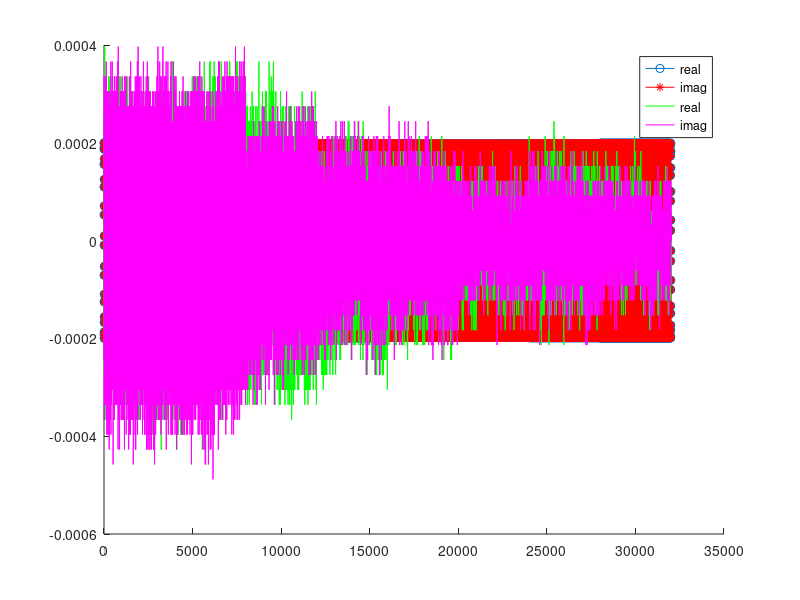
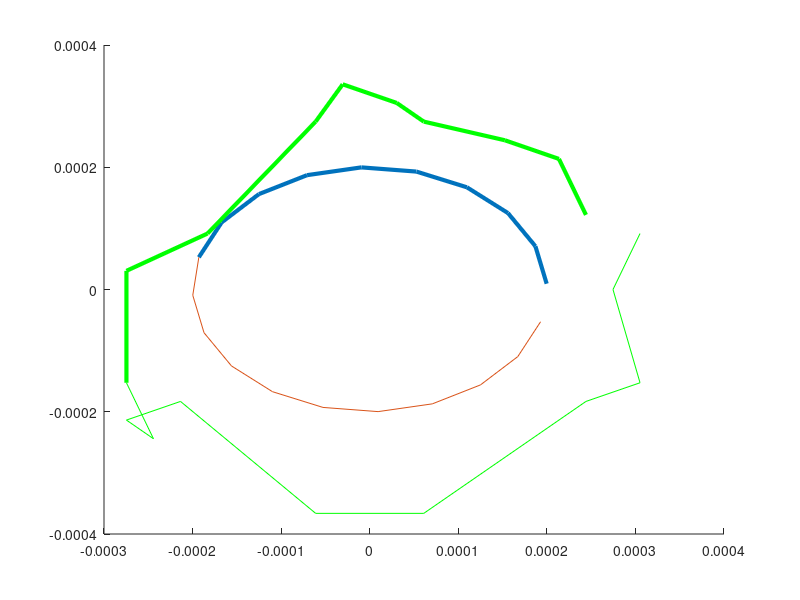
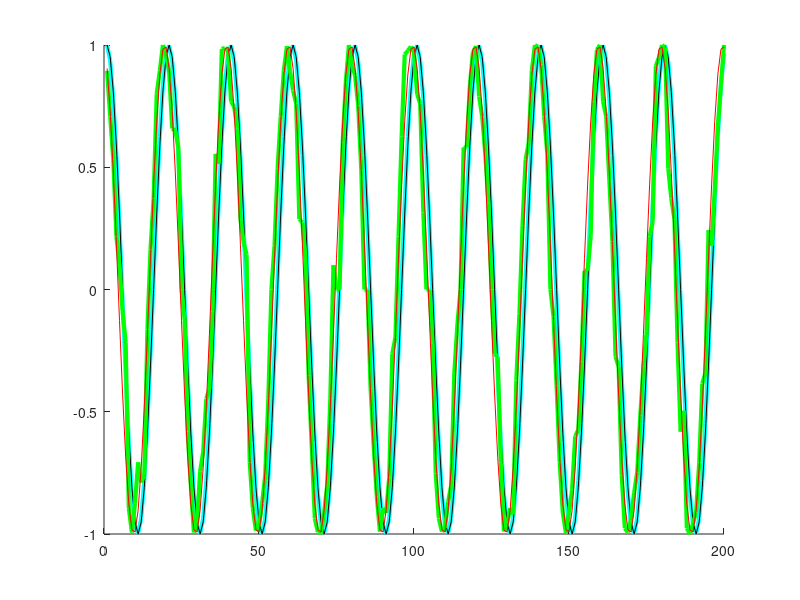

Source code (MATLAB) for these figures, in order: (Note: this script raises an error after producing the figures.)
clear all
close all
Nsamples = 4000;


% name = 'measurements/reference1.txt';
% fid=fopen(name,'r');
% ref_sig = [];
% while 1
%     tline = fgetl(fid);
%     if ~ischar(tline), break, end
%     ref_sig = [ref_sig; str2num(tline)];
% end
% fclose(fid);
% 
% name = 'measurements/measured1.txt';
% fid=fopen(name,'r');
% rec_sig = [];
% while 1
%     tline = fgetl(fid);
%     if ~ischar(tline), break, end
%     rec_sig = [rec_sig; str2num(tline)];
% end
% fclose(fid);
% save('experiment1.mat', 'ref_sig', 'rec_sig')


load('experiment5.mat')

figure
hold on
plot(ref_sig(:,1),'-o')
plot(ref_sig(:,2),'-*r')
plot(rec_sig(:,1),'g')
plot(rec_sig(:,2),'m')
legend('real','imag','real','imag')



complex_ref = ref_sig(:,1) + 1i*ref_sig(:,2);
complex_rec = rec_sig(:,1) + 1i*rec_sig(:,2);

colors = {'b','g','r','c','m','k',':b',':g',':r',':c',':m',':k','-ob','-og','-or','-oc','-om','-ok'};
figure
hold on
plot(complex_ref(1:10),'linewidth',3)
plot(complex_rec(1:10),'g','linewidth',3)
plot(complex_ref(10:20))
plot(complex_rec(10:20),'g')

% 
% norm_ref = complex_ref./abs(complex_ref);
% norm_rec = complex_rec./abs(complex_rec);


dt = 1/1e6; % sampling rate of the USRPs
w = 50e3;
t = dt*(1:16*Nsamples);

Ant_Num = 8;
e_phi = zeros(1,Ant_Num);
est_error = zeros(1,Ant_Num);
dot_prod = zeros(1,Ant_Num);
phases = zeros(1,Ant_Num);

for i = 1:Ant_Num
    period = 1+(i-1)*Nsamples:i*Nsamples;
    
    ref = complex_ref(period);
    rec = complex_rec(period);
    
    % nonzero elements
    nnz_measurement = find(abs(rec));
    norm_ref = ref(nnz_measurement)./abs(ref(nnz_measurement));
    norm_rec = rec(nnz_measurement)./abs(rec(nnz_measurement));
    
    t_period = dt*(nnz_measurement-1);
    base_func = exp(1j*2*pi*w*t_period);
    
    z = norm_rec;
    e_phi(i) = (1/Nsamples)*(base_func'*z)/abs((1/Nsamples)*(base_func'*z));
    est_error(i) = norm(z - base_func*e_phi(i));
    
    
    figure 
    hold on
    plot(real(norm_ref(1:200)),'c','linewidth',3)
    plot(real(base_func(1:200)),'k')
    
    plot(real(norm_rec(1:200)),'g','linewidth',3)
    plot(real(base_func(1:200)*e_phi(i)),'r')
    corrected_rec = base_func*e_phi(i);
    
    dot_prod(i) = norm_ref'*corrected_rec/norm(norm_ref)/norm(corrected_rec);
    phases(i) = phase(dot_prod(i));
    
    
    
end
figure
plot(upsample(dot_prod,2))
figure
plot(phases)




% figure
% hold on
% plot(norm_ref(1:10),'linewidth',3)
% plot(norm_rec(1:10),'g','linewidth',3)
% plot(norm_ref(10:20))
% plot(norm_rec(10:20),'g')
% 
% figure
% hold on
% plot(t,real(norm_ref),'-o')
% plot(t,imag(norm_ref),'-*r')
% plot(t,real(norm_rec),'g')
% plot(t,imag(norm_rec),'m')
